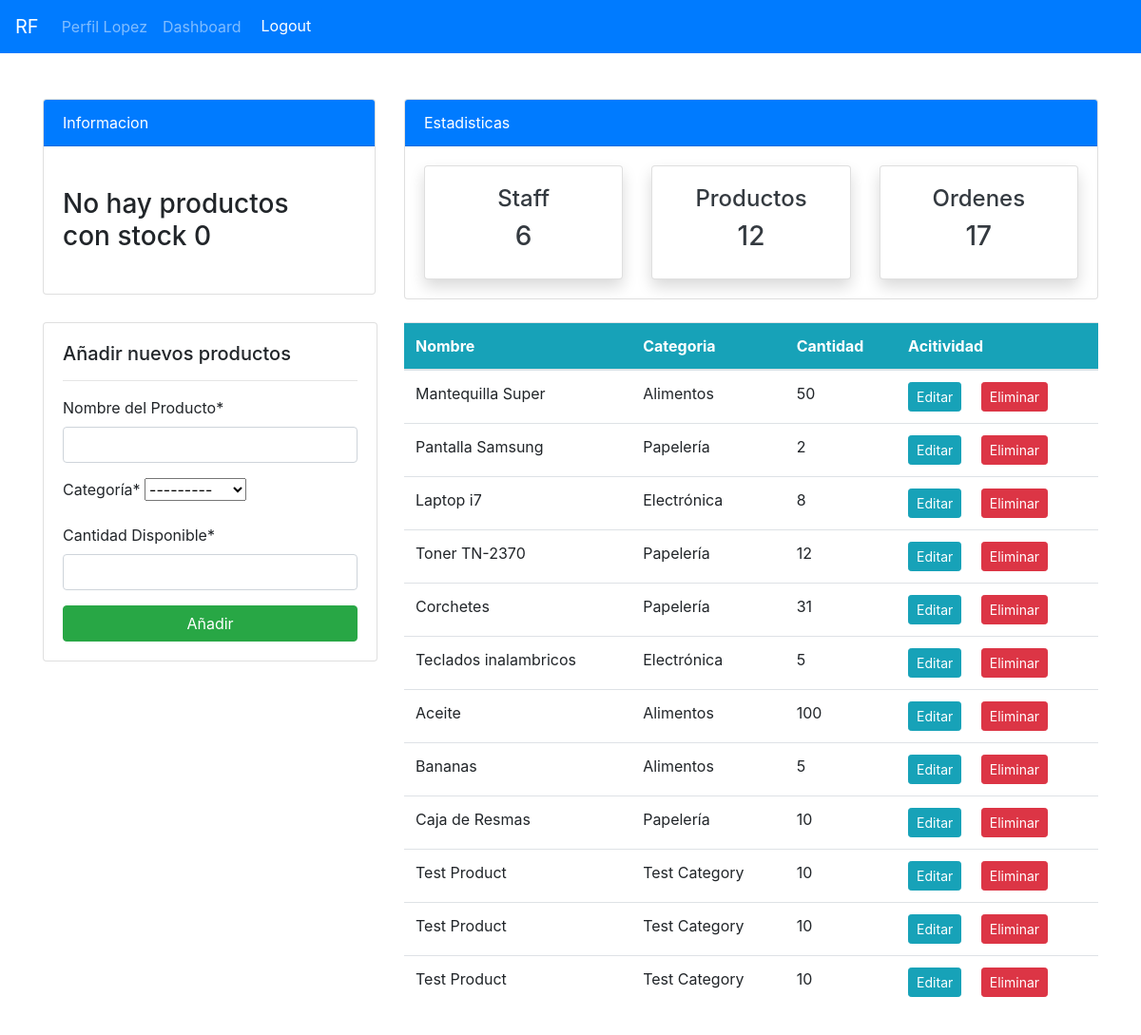
Screenshot of /productos/ (signed in) with the database file from the repository.
### api/models.py (models this page shows, shortened)
class Product(models.Model):
    name = models.CharField(max_length=100, null=True)
    quantity = models.PositiveIntegerField(null=True)
    category = models.CharField(max_length=50, choices=CATEGORY, null=True)

### api/views.py (the view)
# urls.py: path("productos/", views.productos, name = "api-productos"),
@login_required(login_url='user-login')
def productos(request):
    items = Product.objects.all() #usando ORM
    workers_count = User.objects.all().count()
    orders_count = Order.objects.all().count()
    item_count = items.count()
    productos_con_stock_cero = Product.objects.filter(quantity=0)
    CATEGORY_TRANSLATIONS = {
    'Food': 'Alimentos',
    'Electronics': 'Electrónica',
    'Stationary': 'Papelería',
    }
    for item in items:
        item.category = CATEGORY_TRANSLATIONS.get(item.category, item.category)
    if request.method == "POST":
        form = ProductForm(request.POST)
        if form.is_valid():
            form.save()
            product_name = form.cleaned_data.get('name')
            messages.success(request, f'{product_name} ha sido añadido con exito')
            return redirect("api-productos")
    else:
        form = ProductForm()
    context = {
        'items': items,
        'form': form,
        'workers_count':workers_count,
        'orders_count':orders_count,
        'item_count':item_count,
        'productos_con_stock_cero': productos_con_stock_cero,
    }
    return render(request, "dashboard/productos.html", context)

### api/forms.py
class ProductForm(forms.ModelForm):
    class Meta:
        model = Product
        fields = ['name', 'category', 'quantity']
        labels = {
            'name': 'Nombre del Producto',     # Cambia "name" a "Nombre del Producto"
            'category': 'Categoría',           # Cambia "category" a "Categoría"
            'quantity': 'Cantidad Disponible', # Cambia "quantity" a "Cantidad Disponible"
        }

### api/models.py (called while the page is built)
    def get_queryset(self):
        return OrderQuerySet(self.model, using=self._db)

### templates/dashboard/productos.html (shortened to what this page needs)
{% extends 'partials/base.html' %}
{% load crispy_forms_tags %}
{% block content %}
{% include 'partials/topnav.html' %}
<div class="container">
<div class="row my-4">
    <div class="col-md-4">
        <div class="card" style="width: 22rem;">
            <div class="card-body">
            <h5>Añadir nuevos productos</h5>
            <hr>
            <form method="POST">
                {{ form|crispy }}
                <input class="btn btn-success btn-block" type="submit" value="Añadir">
            </form>
        </div>
    </div>
</div>
    <div class="col-md-8">
        <table class="table bg-white">
            <thead class="bg-info text-white">
                <tr>
                    <th scope="col">Nombre</th>
                    <th scope="col">Categoria</th>
                    <th scope="col">Cantidad</th>
                    <th scope="col">Acitividad</th>
                </tr>
            </thead>
            <tbody>
                {% for item in items %}
                <tr>
                    <td>{{ item.name }}</td>
                    <td>{{ item.category }}</td>
                    <td>{{ item.quantity }}</td>
                    <td>
                        <a class="btn btn-info btn-sm mr-2"
                            href="{% url 'api-productos-update' item.id %}">Editar</a>
                        <a class="btn btn-danger btn-sm ml-2"
                            href="{% url 'api-productos-delete' item.id %}">Eliminar</a>
                    </td>
                </tr>
                {% endfor %}
            </tbody>
        </table>
    </div>
</div>
</div>
{% endblock %}

### templates/partials/nav.html (shortened to what this page needs)
<!DOCTYPE html>
<html lang="es">
<head>
    <link rel="stylesheet" href="https://stackpath.bootstrapcdn.com/bootstrap/4.5.2/css/bootstrap.min.css">
</head>
<body>
  {% load crispy_forms_tags %}
<nav class="navbar navbar-expand-lg navbar-dark bg-primary pl-3">
  <a class="navbar-brand" href="{% url "api-index" %}">RF</a>
  {% if user.is_authenticated %}
  <ul class="navbar-nav mr-0">
    <li class="nav-item">
      <a class="nav-link" href={% url "user-perfil" %}>Perfil {{ user.username }} </a>
    </li>
    <li class="nav-item">
      <a class="nav-link" href={% url "api-index" %}>Dashboard</a>
    </li>
      <li class="nav-item">
          <form method="post" action="{% url 'user-logout' %}">
          <button type="submit" class="btn btn-primary">Logout</button></form>
    </li>
  </ul>
    {% endif %}
</nav>
</body>

### static/style.css (style rules this page uses)
body { background: rgb(255,255,255); }

### rows the page displays
Product: name "Mantequilla Super", category "Alimentos", quantity "50"
Product: name "Pantalla Samsung", category "Papelería", quantity "2"
Product: name "Laptop i7", category "Electrónica", quantity "8"
Product: name "Toner TN-2370", category "Papelería", quantity "12"
Product: name "Corchetes", category "Papelería", quantity "31"
Product: name "Teclados inalambricos", category "Electrónica", quantity "5"
Product: name "Aceite", category "Alimentos", quantity "100"
Product: name "Bananas", category "Alimentos", quantity "5"
Product: name "Caja de Resmas", category "Papelería", quantity "10"
Product: name "Test Product", category "Test Category", quantity "10"
Product: name "Test Product", category "Test Category", quantity "10"
Product: name "Test Product", category "Test Category", quantity "10"

### other values shown
{{ user.username }} "Lopez"
{{ workers_count }} "6"
{{ item_count }} "12"
{{ orders_count }} "17"
